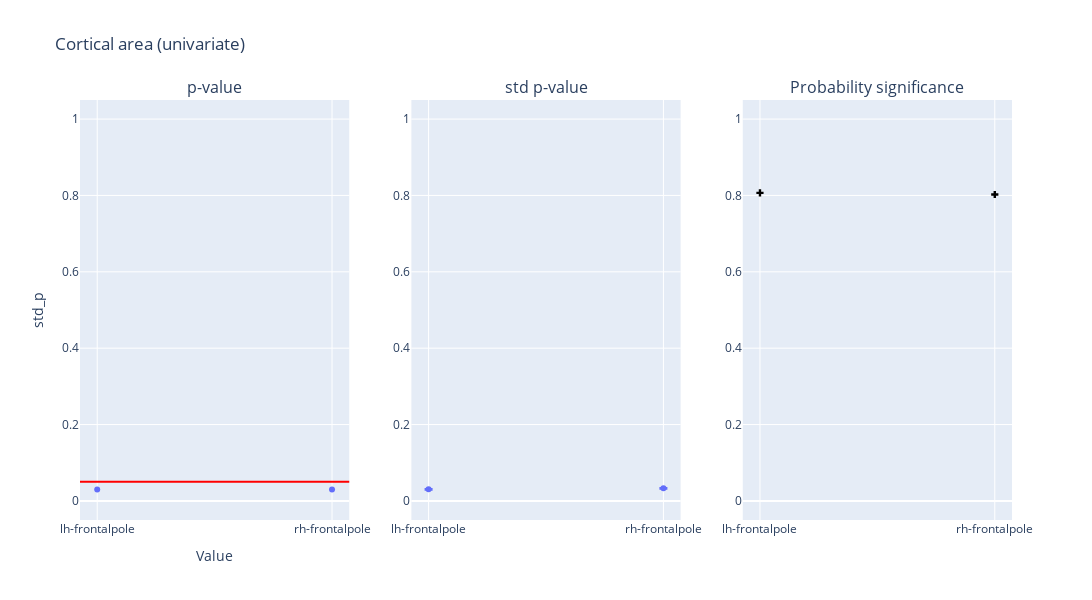

Notebook code cell kept with this figure:
### Code cell
plot_dumbbell(df_area_uni, "Cortical area (univariate)")

### Figure 1 — Plotly figure (JSON) as saved in the notebook; plotly's stock layout.template omitted (floating-point values rounded to 4 significant figures)
{"data": [{"hovertemplate": "region=%{x}<br>p_value=%{y}<extra></extra>", "legendgroup": "", "marker": {"color": "#636efa", "symbol": "circle"}, "mode": "markers", "name": "", "orientation": "v", "showlegend": false, "type": "scatter", "x": ["lh-frontalpole", "rh-frontalpole"], "xaxis": "x", "y": [0.03, 0.03], "yaxis": "y"}, {"error_y": {"array": [0.0008272, 0.0008959], "arrayminus": [0.0008508, 0.0009215]}, "hovertemplate": "region=%{x}<br>std_p=%{y}<extra></extra>", "legendgroup": "", "marker": {"color": "#636efa", "symbol": "circle"}, "mode": "markers", "name": "", "orientation": "v", "showlegend": false, "type": "scatter", "x": ["lh-frontalpole", "rh-frontalpole"], "xaxis": "x2", "y": [0.03037, 0.03289], "yaxis": "y2"}, {"marker": {"color": "black", "symbol": "cross"}, "mode": "markers", "name": "Flip probability", "showlegend": false, "type": "scatter", "x": ["lh-frontalpole", "rh-frontalpole"], "xaxis": "x3", "y": [0.8067, 0.8025], "yaxis": "y3"}], "layout": {"annotations": [{"font": {"size": 16}, "showarrow": false, "text": "p-value", "x": 0.1444, "xanchor": "center", "xref": "paper", "y": 1, "yanchor": "bottom", "yref": "paper"}, {"font": {"size": 16}, "showarrow": false, "text": "std p-value", "x": 0.5, "xanchor": "center", "xref": "paper", "y": 1, "yanchor": "bottom", "yref": "paper"}, {"font": {"size": 16}, "showarrow": false, "text": "Probability significance", "x": 0.8556, "xanchor": "center", "xref": "paper", "y": 1, "yanchor": "bottom", "yref": "paper"}], "height": 600, "hovermode": "closest", "shapes": [{"line": {"color": "red", "width": 2}, "type": "line", "x0": 0, "x1": 1, "xref": "x domain", "y0": 0.05, "y1": 0.05, "yref": "y"}], "title": {"text": "Cortical area (univariate)"}, "width": 1400, "xaxis": {"anchor": "y", "domain": [0, 0.2889], "title": {"text": "Value"}}, "xaxis2": {"anchor": "y2", "domain": [0.3556, 0.6444]}, "xaxis3": {"anchor": "y3", "domain": [0.7111, 1]}, "yaxis": {"anchor": "x", "domain": [0, 1], "range": [-0.05, 1.05], "title": {"text": "std_p"}}, "yaxis2": {"anchor": "x2", "domain": [0, 1], "range": [-0.05, 1.05]}, "yaxis3": {"anchor": "x3", "domain": [0, 1], "range": [-0.05, 1.05]}}}
